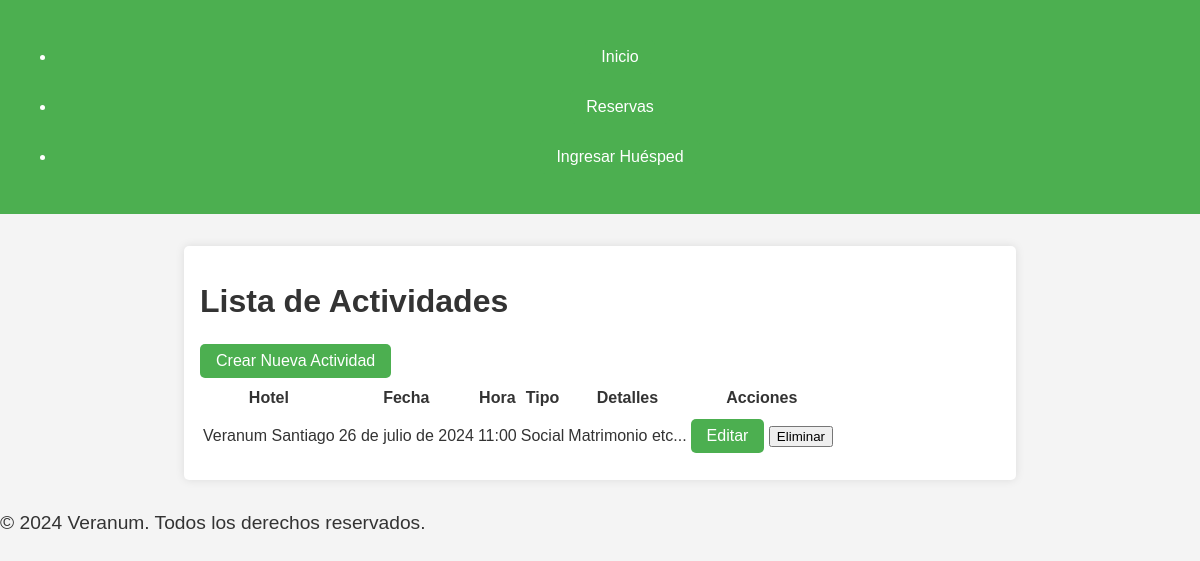
The page /activities/ on the database its author committed.
### core/models.py (models this page shows, shortened)
class Activity(models.Model):
    ACTIVITY_TYPES = [
        ('social', 'Social'),
        ('corporate', 'Corporativo'),
        ('gastronomic', 'Gastronomico'),
        ('cultural', 'Cultural'),
        ('thematic', 'Temático'),
    ]
    hotel = models.ForeignKey(Hotel, on_delete=models.CASCADE)
    date = models.DateField()
    time = models.TimeField()
    activity_type = models.CharField(max_length=20, choices=ACTIVITY_TYPES)
    details = models.TextField()

class Hotel(models.Model):
    hotel_id = models.AutoField(primary_key=True)
    name = models.CharField(max_length=100)
    location = models.CharField(max_length=100)

### core/views.py (the view)
# urls.py: path('activities/', activity_list, name='activity_list'),
def activity_list(request):
    activities = Activity.objects.all()
    return render(request, 'core/activity_list.html', {'activities': activities})

### core/templates/core/activity_list.html (shortened to what this page needs)
{% extends 'core/base.html' %}
{% block content %}
<h1>Lista de Actividades</h1>
<a href="{% url 'activity_create' %}" class="btn btn-primary mb-3">Crear Nueva Actividad</a>
<table class="table">
    <thead>
        <tr>
            <th>Hotel</th>
            <th>Fecha</th>
            <th>Hora</th>
            <th>Tipo</th>
            <th>Detalles</th>
            <th>Acciones</th>
        </tr>
    </thead>
    <tbody>
        {% for activity in activities %}
        <tr>
            <td>{{ activity.hotel.name }}</td>
            <td>{{ activity.date }}</td>
            <td>{{ activity.time }}</td>
            <td>{{ activity.get_activity_type_display }}</td>
            <td>{{ activity.details }}</td>
            <td>
                <a href="{% url 'activity_update' activity_id=activity.id %}" class="btn btn-warning btn-sm">Editar</a>
                <form action="{% url 'activity_delete' activity_id=activity.id %}" method="post" style="display:inline;">
                    <button type="submit" class="btn btn-danger btn-sm">Eliminar</button>
                </form>
            </td>
        </tr>
        {% empty %}
        <tr>
            <td colspan="6">No hay actividades registradas.</td>
        </tr>
        {% endfor %}
    </tbody>
</table>
{% endblock %}

### core/static/core/css/styles.css (style rules this page uses)
body { font-family: Arial, sans-serif; background-color: #f4f4f4; color: #333; margin: 0; padding: 0; }
h1 { font-size: 2rem; margin-bottom: 1rem; }
a { display: inline-block; margin: 0.5rem 0; padding: 0.5rem 1rem; text-decoration: none; color: white; background-color: #4CAF50; border-radius: 5px; transition: background-color 0.3s ease; }

### rows shown on the page
Activity: hotel.name "Veranum Santiago", date "26 de julio de 2024", time "11:00", activity_type "Social", details "Matrimonio etc..."
